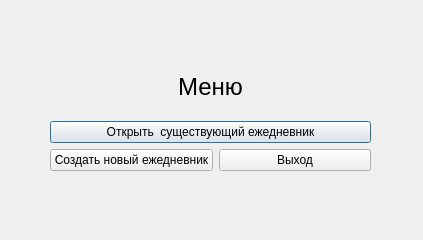
<?xml version="1.0" encoding="UTF-8"?>
<ui version="4.0">
 <class>Menu</class>
 <widget class="QDialog" name="Menu">
  <property name="geometry">
   <rect>
    <x>0</x>
    <y>0</y>
    <width>423</width>
    <height>240</height>
   </rect>
  </property>
  <property name="windowTitle">
   <string>Dialog</string>
  </property>
  <widget class="QWidget" name="">
   <property name="geometry">
    <rect>
     <x>50</x>
     <y>60</y>
     <width>321</width>
     <height>111</height>
    </rect>
   </property>
   <layout class="QGridLayout" name="gridLayout">
    <item row="0" column="0" colspan="2">
     <widget class="QLabel" name="label_2">
      <property name="text">
       <string>&lt;html&gt;&lt;head/&gt;&lt;body&gt;&lt;p align=&quot;center&quot;&gt;&lt;span style=&quot; font-size:18pt;&quot;&gt;Меню&lt;/span&gt;&lt;/p&gt;&lt;/body&gt;&lt;/html&gt;</string>
      </property>
     </widget>
    </item>
    <item row="1" column="0" colspan="2">
     <widget class="QPushButton" name="pushButton">
      <property name="text">
       <string>Открыть  существующий ежедневник</string>
      </property>
     </widget>
    </item>
    <item row="2" column="0">
     <widget class="QPushButton" name="addDiary">
      <property name="text">
       <string>Создать новый ежедневник</string>
      </property>
     </widget>
    </item>
    <item row="2" column="1">
     <widget class="QPushButton" name="exit">
      <property name="text">
       <string>Выход</string>
      </property>
     </widget>
    </item>
   </layout>
  </widget>
 </widget>
 <resources/>
 <connections>
  <connection>
   <sender>exit</sender>
   <signal>clicked()</signal>
   <receiver>Menu</receiver>
   <slot>close()</slot>
   <hints>
    <hint type="sourcelabel">
     <x>296</x>
     <y>377</y>
    </hint>
    <hint type="destinationlabel">
     <x>401</x>
     <y>337</y>
    </hint>
   </hints>
  </connection>
 </connections>
</ui>
